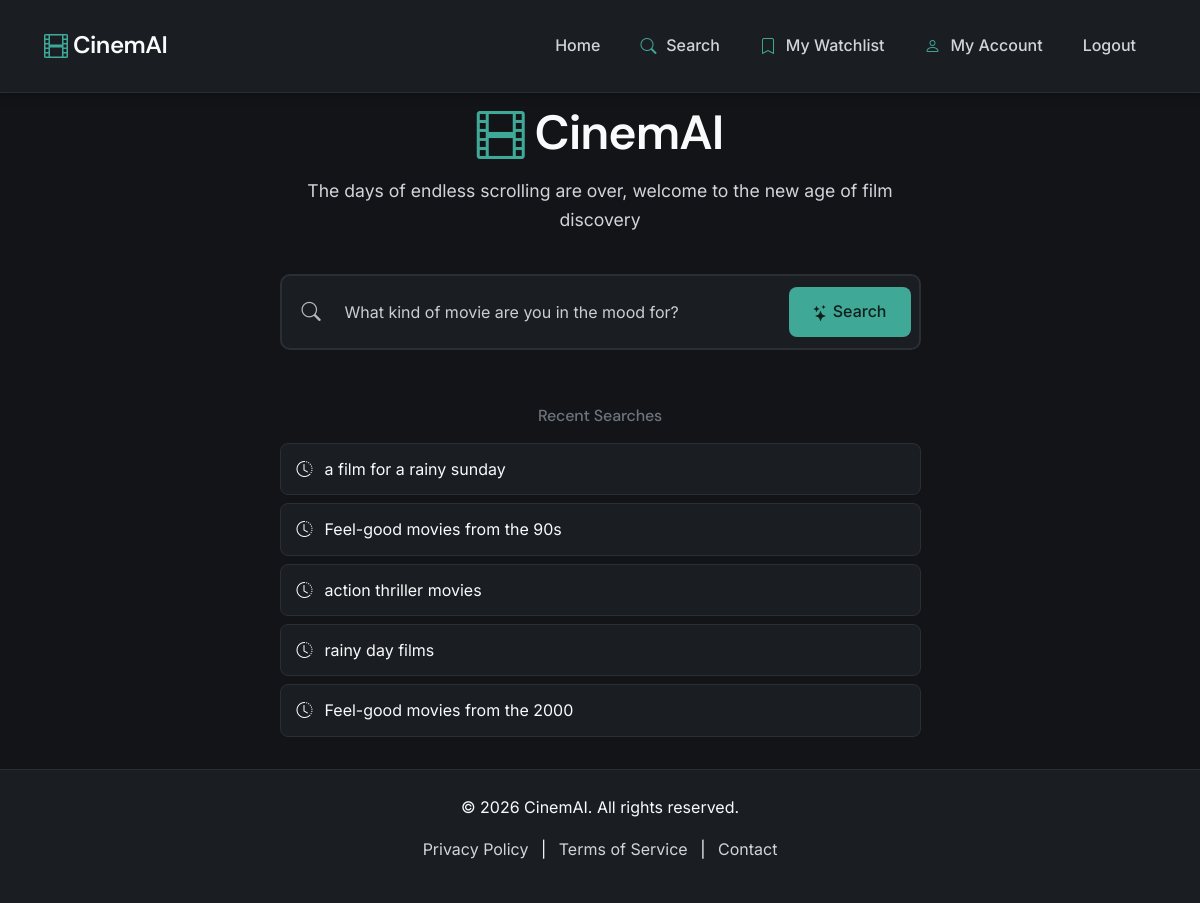
The page / (signed in) on the database as committed earlier.
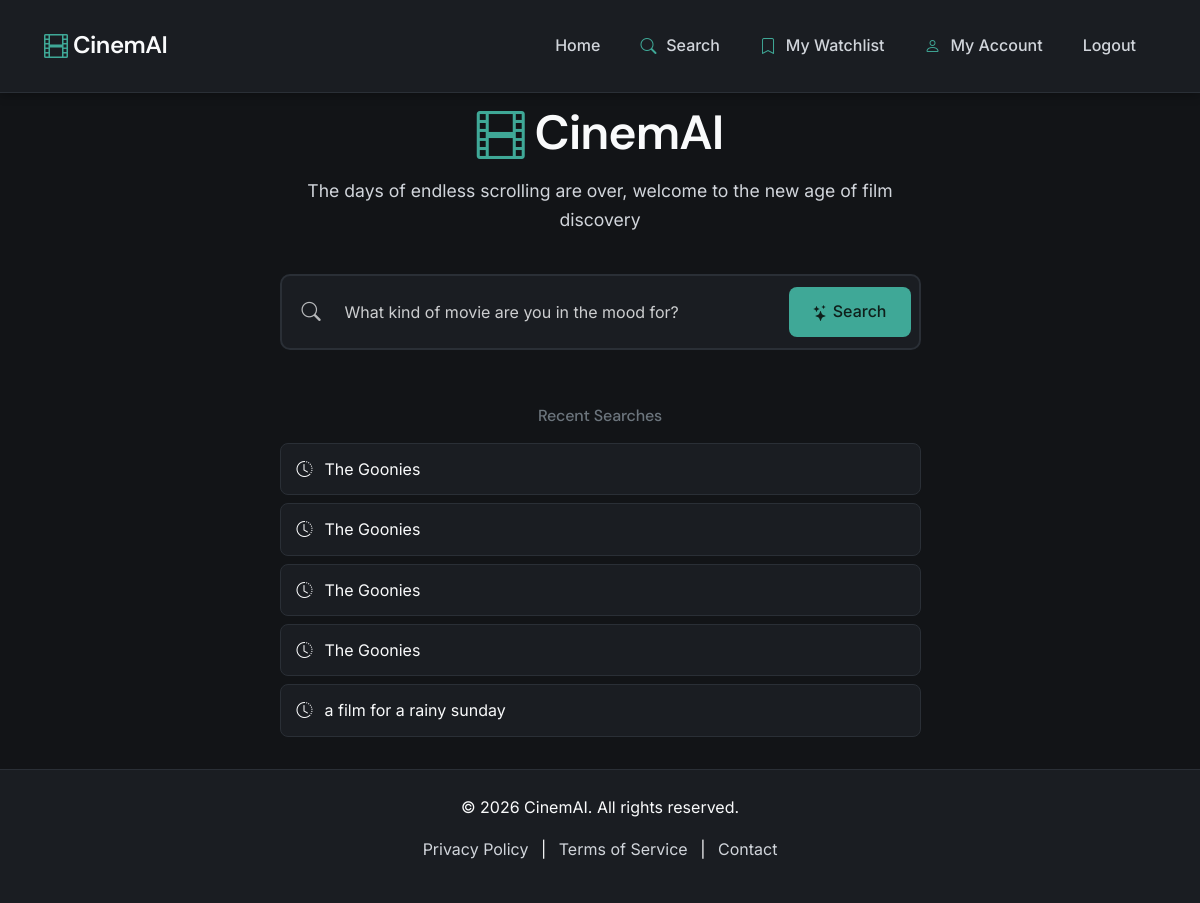
The same page on the database as committed later.
### cinemai/models.py (models this page shows, shortened)
class SearchHistory(models.Model):
    user = models.ForeignKey(User, on_delete=models.CASCADE, related_name='search_history')
    query = models.CharField(max_length=255)
    genre = models.CharField(max_length=100, blank=True)
    created_at = models.DateTimeField(auto_now_add=True)
    class Meta:
        ordering = ['-created_at']
        verbose_name_plural = 'Search histories'

### cinemai/views.py (the view)
# urls.py: path('', views.home, name='home'),
def home(request):
    context = {
        'user': request.user,
    }
    return render(request, 'cinemai/home.html', context)

### cinemai/templates/cinemai/home.html (shortened to what this page needs)
{% extends 'cinemai/base.html' %}
{% block content %}
<div class="hero-section-compact">
    <div class="container">
        <div class="row justify-content-center">
            <div class="col-lg-8 col-xl-7">
                <div class="text-center mb-4">
                    <h1 class="brand-title">
                        <i class="bi bi-film"></i> CinemAI
                    </h1>
                    <p class="brand-subtitle">The days of endless scrolling are over, welcome to the new age of film discovery</p>
                </div>
                <div class="search-container">
                    <form method="get" action="{% url 'search' %}">
                        <div class="search-input-wrapper">
                            <i class="bi bi-search search-icon" aria-hidden="true"></i>
                            <input
                                type="text"
                                class="form-control search-input"
                                id="search_query"
                                name="search_query"
                                placeholder="What kind of movie are you in the mood for?"
                                required
                                autofocus
                                aria-label="Search for movies by mood, theme, or genre"
                            >
                            <button type="submit" class="btn btn-primary search-btn">
                                <i class="bi bi-stars" aria-hidden="true"></i>
                                <span>Search</span>
                            </button>
                        </div>
                    </form>
                </div>
                {% if user.is_authenticated %}
                <div class="recent-searches-section mt-4">
                    <h6 class="text-muted mb-3 text-center">Recent Searches</h6>
                    <div class="recent-searches">
                        {% if user.search_history.all|slice:":5" %}
                            {% for search in user.search_history.all|slice:":5" %}
                                <a href="{% url 'search' %}?search_query={{ search.query }}" class="recent-search-item">
                                    <i class="bi bi-clock-history"></i> {{ search.query }}
                                </a>
                            {% endfor %}
                        {% else %}
                            <p class="text-muted small text-center">Your search history will appear here</p>
                        {% endif %}
                    </div>
                </div>
                {% endif %}
            </div>
        </div>
    </div>
</div>
{% endblock %}

Rows that differ between the two databases and show on the page:
no longer on this page (row unchanged): SearchHistory: query "Feel-good movies from the 90s"
no longer on this page (row unchanged): SearchHistory: query "action thriller movies"
no longer on this page (row unchanged): SearchHistory: query "rainy day films"
no longer on this page (row unchanged): SearchHistory: query "Feel-good movies from the 2000"
added SearchHistory: query "The Goonies"
added SearchHistory: query "The Goonies"
added SearchHistory: query "The Goonies"
added SearchHistory: query "The Goonies"
